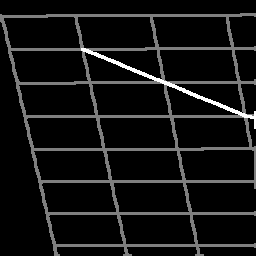
#> input picture _test_verif/output/masks/sample01_p00_mask.png, 256 x 256 px; its folder holds only this picture in this run
$ python verify_script.py
#> lines starting #> are read from the running program, lines starting #| are printed output that depends on the picture; after the words box and inside, x2 and y2 are one past the last pixel; in counts of white or black regions, pixels touching at a corner belong together
import numpy as np
import cv2
import os
import shutil
import subprocess
import glob
from PIL import Image

def setup_data():
    if os.path.exists("_test_verif"):
        shutil.rmtree("_test_verif")
    os.makedirs("_test_verif/wave", exist_ok=True)
    os.makedirs("_test_verif/ori_data", exist_ok=True)
    os.makedirs("_test_verif/output", exist_ok=True)

    # 1. Grid Mask (Static) - 1000x1000
    grid_mask = np.zeros((1000, 1000), dtype=np.uint8)
    for i in range(0, 1000, 100):
        cv2.line(grid_mask, (i, 0), (i, 1000), 255, 5)
        cv2.line(grid_mask, (0, i), (1000, i), 255, 5)
    cv2.imwrite("_test_verif/mask.png", grid_mask)
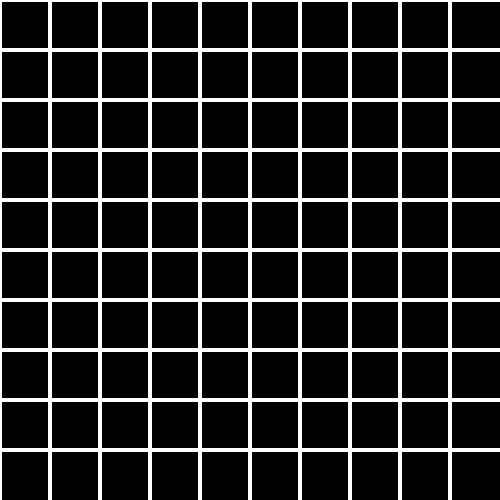
#> saved as mask.png: shape (1000, 1000) (shown at 1/2 size); 13% white; 1 white region, box (x1, y1, x2, y2) and area: (0, 0, 1000, 1000) 129511

    # 2. Wave Image + Mask
    wave_img = np.full((1000, 1000, 3), 240, dtype=np.uint8)
    cv2.imwrite("_test_verif/wave/sample01.png", wave_img)

    # Wave Mask: Draw a thick diagonal line
    wave_mask = np.zeros((1000, 1000), dtype=np.uint8)
    cv2.line(wave_mask, (100, 100), (900, 900), 255, 30) # Thick enough to ensure coverage overlap
    cv2.imwrite("_test_verif/wave/sample01_mask.png", wave_mask)
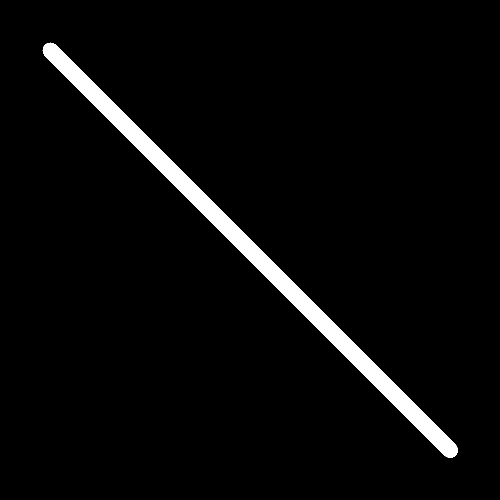
#> saved as sample01_mask.png: shape (1000, 1000) (shown at 1/2 size); 3.7% white; 1 white region, box (x1, y1, x2, y2) and area: (85, 85, 916, 916) 36711

    # 3. Dummy 'complete_mask.png' for default args if needed (though we pass --mask)
    # The script uses it from input arg.

def run_build():
    cmd = [
        "python", "scripts/build_dataset.py",
        "--input-root", "_test_verif/ori_data", # Empty but required
        "--mask", "_test_verif/mask.png",
        "--wave-root", "_test_verif/wave",
        "--output-root", "_test_verif/output",
        "--samples-per-image", "1",
        "--negative-per-image", "0",
        "--limit", "1",
        "--wave-min-coverage", "0.0", # Force accept small coverage
        "--crop-out", "256",
        "--overwrite"
    ]
    print("Running:", " ".join(cmd))
    subprocess.run(cmd, check=True)
#> (this line was passed over: subprocess is not available in this run)

def verify_output():
    mask_files = glob.glob("_test_verif/output/masks/*.png")
    print("Generated masks:", mask_files)
    if not mask_files:
        print("FAILED: No masks generated")
        return

    for f in mask_files:
        mask = np.array(Image.open(f))
#> mask is the input picture: shape (256, 256); min 0, max 2, mean 0.149
        uniques = np.unique(mask)
#> uniques = [0, 1, 2]
        print(f"File {f} Unique values: {uniques}")
#| File _test_verif/output/masks/sample01_p00_mask.png Unique values: [0 1 2]
        if 2 in uniques:
            print("SUCCESS: Found Waveform class (2)")
        else:
            print("WARNING: Waveform class (2) missing in this crop (might be random crop miss, but with large line it should differ)")

        if 1 in uniques:
             print("SUCCESS: Found Grid class (1)")

        if 2 in uniques and 1 in uniques:
            print("VERIFICATION PASSED: Both classes present.")
            return

    if len(mask_files) > 0:
        print("Completed check of all files.")

if __name__ == "__main__":
    setup_data()
    try:
        run_build()
        verify_output()
    except Exception as e:
        print("Error:", e)
